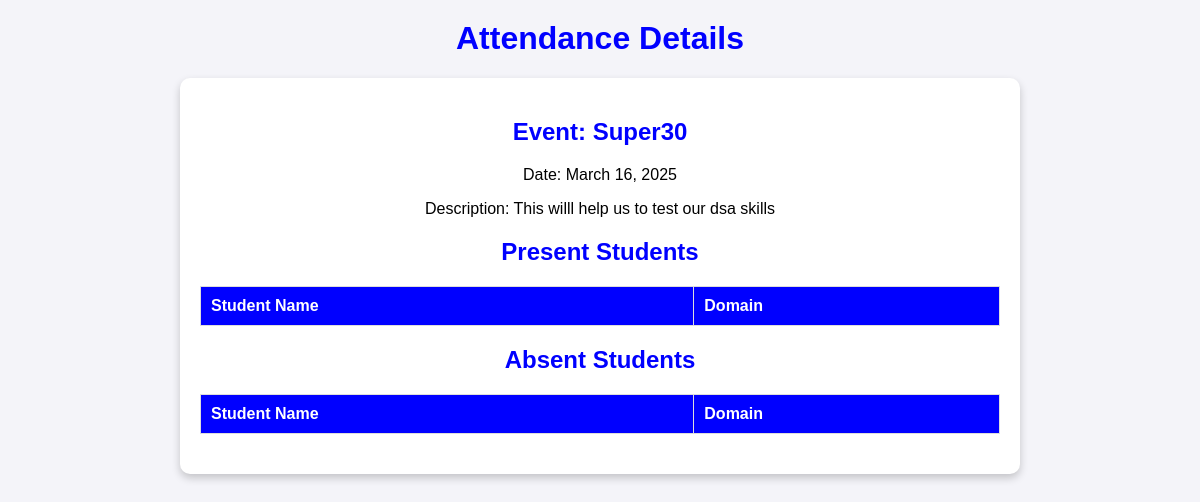
The page /attendance/view_attendance/1/ on the database its author committed.
### attendance/models.py (models this page shows, shortened)
class Event(models.Model):
    name = models.CharField(max_length=100)
    date = models.DateField()
    description = models.TextField()
    image = models.ImageField(upload_to='attendance/images/', blank=True, null=True)

### attendance/views.py (the view)
# urls.py: path('view_attendance/<int:event_id>/', views.view_attendance, name='view_attendance'),
def view_attendance(request, event_id):
    event = Event.objects.get(id=event_id)
    attendance_records = Attendance.objects.filter(event=event)
    return render(request, 'attendance/view_attendance.html', {'event': event, 'attendance_records': attendance_records})

### attendance/templates/attendance/view_attendance.html (shortened to what this page needs)
<!DOCTYPE html>
<html lang="en">
<head>
</head>
<body>
    <h1>Attendance Details</h1>
    <div class="attendance-container">
        <div class="attendance-header">
            <h2>Event: {{ event.name }}</h2>
            <p>Date: {{ event.date }}</p>
            <p>Description: {{ event.description }}</p>
        </div>
        <h2>Present Students</h2>
        <table>
            <tr>
                <th>Student Name</th>
                <th>Domain</th>
            </tr>
        </table>
        <h2>Absent Students</h2>
        <table>
            <tr>
                <th>Student Name</th>
                <th>Domain</th>
            </tr>
        </table>
    </div>
</body>
</html>

### attendance/templates/attendance/view_attendance.html (style rules this page uses)
body { font-family: Arial, sans-serif; background-color: #f4f4f9; margin: 0; padding: 0; }
h1, h2 { text-align: center; color:BLUE; margin-top: 20px; }
.attendance-container { max-width: 800px; margin: 20px auto; background: white; padding: 20px; border-radius: 10px; box-shadow: 0 4px 8px rgba(0, 0, 0, 0.2); }
.attendance-header { text-align: center; margin-bottom: 20px; }
table { width: 100%; border-collapse: collapse; margin-bottom: 20px; }
th, td { border: 1px solid #ddd; padding: 10px; text-align: left; }
th { background-color:blue; color: white; }

### rows shown on the page
Event: name "Super30", date "March 16, 2025", description "This willl help us to test our dsa skills"
